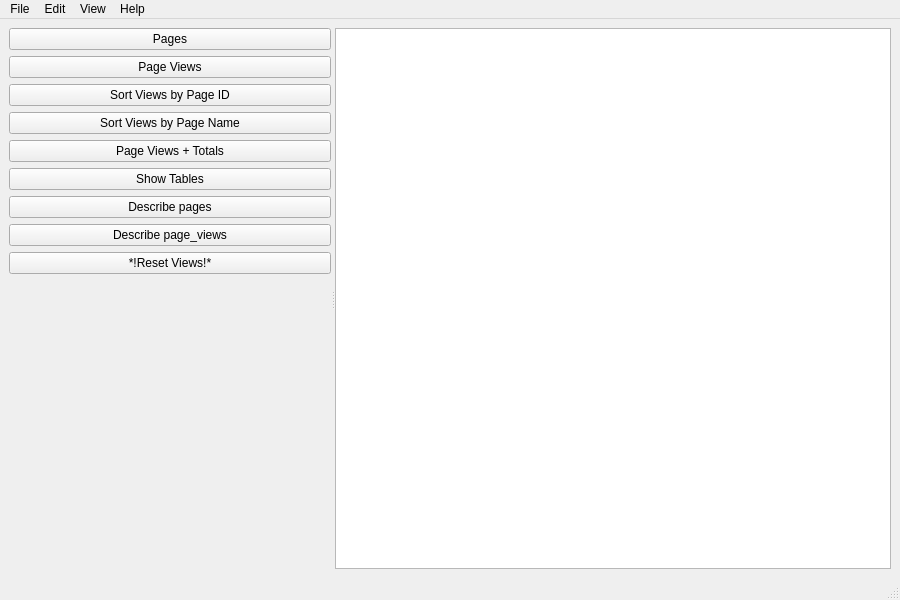
<?xml version="1.0" encoding="UTF-8"?>
<ui version="4.0">
 <class>DashboardWindow</class>
 <widget class="QMainWindow" name="DashboardWindow">
  <property name="geometry">
   <rect>
    <x>0</x>
    <y>0</y>
    <width>900</width>
    <height>600</height>
   </rect>
  </property>
  <property name="windowTitle">
   <string>Web Counter Database Console</string>
  </property>
  <widget class="QWidget" name="centralWidget">
   <layout class="QHBoxLayout" name="horizontalLayout">
    <item>
     <widget class="QSplitter" name="mainSplitter">
      <property name="orientation">
       <enum>Qt::Orientation::Horizontal</enum>
      </property>
      <widget class="QWidget" name="leftPane">
       <property name="minimumSize">
        <size>
         <width>180</width>
         <height>0</height>
        </size>
       </property>
       <layout class="QVBoxLayout" name="leftLayout">
        <item>
         <widget class="QPushButton" name="pagesButton">
          <property name="text">
           <string>Pages</string>
          </property>
         </widget>
        </item>
        <item>
         <widget class="QPushButton" name="pageViewsButton">
          <property name="text">
           <string>Page Views</string>
          </property>
         </widget>
        </item>
        <item>
         <widget class="QPushButton" name="sortPageIdButton">
          <property name="text">
           <string>Sort Views by Page ID</string>
          </property>
         </widget>
        </item>
        <item>
         <widget class="QPushButton" name="sortPageNameButton">
          <property name="text">
           <string>Sort Views by Page Name</string>
          </property>
         </widget>
        </item>
        <item>
         <widget class="QPushButton" name="pageViewsTotalsButton">
          <property name="text">
           <string>Page Views + Totals</string>
          </property>
         </widget>
        </item>
        <item>
         <widget class="QPushButton" name="tablesButton">
          <property name="text">
           <string>Show Tables</string>
          </property>
         </widget>
        </item>
        <item>
         <widget class="QPushButton" name="describePagesButton">
          <property name="text">
           <string>Describe pages</string>
          </property>
         </widget>
        </item>
        <item>
         <widget class="QPushButton" name="describePageViewsButton">
          <property name="text">
           <string>Describe page_views</string>
          </property>
         </widget>
        </item>
        <item>
         <widget class="QPushButton" name="resetViewsButton">
          <property name="mouseTracking">
           <bool>true</bool>
          </property>
          <property name="tabletTracking">
           <bool>true</bool>
          </property>
          <property name="contextMenuPolicy">
           <enum>Qt::ContextMenuPolicy::ActionsContextMenu</enum>
          </property>
          <property name="toolTip">
           <string extracomment="Will reset Views, Total views, autoincrement!">&lt;html&gt;&lt;head/&gt;&lt;body&gt;&lt;p&gt;WIll reset views!&lt;/p&gt;&lt;/body&gt;&lt;/html&gt;</string>
          </property>
          <property name="toolTipDuration">
           <number>3000</number>
          </property>
          <property name="autoFillBackground">
           <bool>true</bool>
          </property>
          <property name="text">
           <string>*!Reset Views!*</string>
          </property>
          <property name="icon">
           <iconset theme="dialog-warning"/>
          </property>
         </widget>
        </item>
        <item>
         <spacer name="leftSpacer">
          <property name="orientation">
           <enum>Qt::Orientation::Vertical</enum>
          </property>
          <property name="sizeHint" stdset="0">
           <size>
            <width>20</width>
            <height>40</height>
           </size>
          </property>
         </spacer>
        </item>
       </layout>
      </widget>
      <widget class="QWidget" name="centerPane">
       <layout class="QVBoxLayout" name="centerLayout">
        <item>
         <widget class="QTableView" name="tableView"/>
        </item>
       </layout>
      </widget>
     </widget>
    </item>
   </layout>
  </widget>
  <widget class="QMenuBar" name="menuBar">
   <property name="geometry">
    <rect>
     <x>0</x>
     <y>0</y>
     <width>900</width>
     <height>23</height>
    </rect>
   </property>
   <widget class="QMenu" name="menuFile">
    <property name="title">
     <string>File</string>
    </property>
    <addaction name="actionExit"/>
   </widget>
   <widget class="QMenu" name="menuEdit">
    <property name="title">
     <string>Edit</string>
    </property>
   </widget>
   <widget class="QMenu" name="menuView">
    <property name="title">
     <string>View</string>
    </property>
   </widget>
   <widget class="QMenu" name="menuHelp">
    <property name="title">
     <string>Help</string>
    </property>
    <addaction name="actionAbout"/>
   </widget>
   <addaction name="menuFile"/>
   <addaction name="menuEdit"/>
   <addaction name="menuView"/>
   <addaction name="menuHelp"/>
  </widget>
  <widget class="QStatusBar" name="statusBar"/>
  <action name="actionExit">
   <property name="text">
    <string>Exit</string>
   </property>
   <property name="shortcut">
    <string>Ctrl+Q</string>
   </property>
  </action>
  <action name="actionAbout">
   <property name="text">
    <string>About</string>
   </property>
  </action>
 </widget>
 <resources/>
 <connections/>
</ui>
